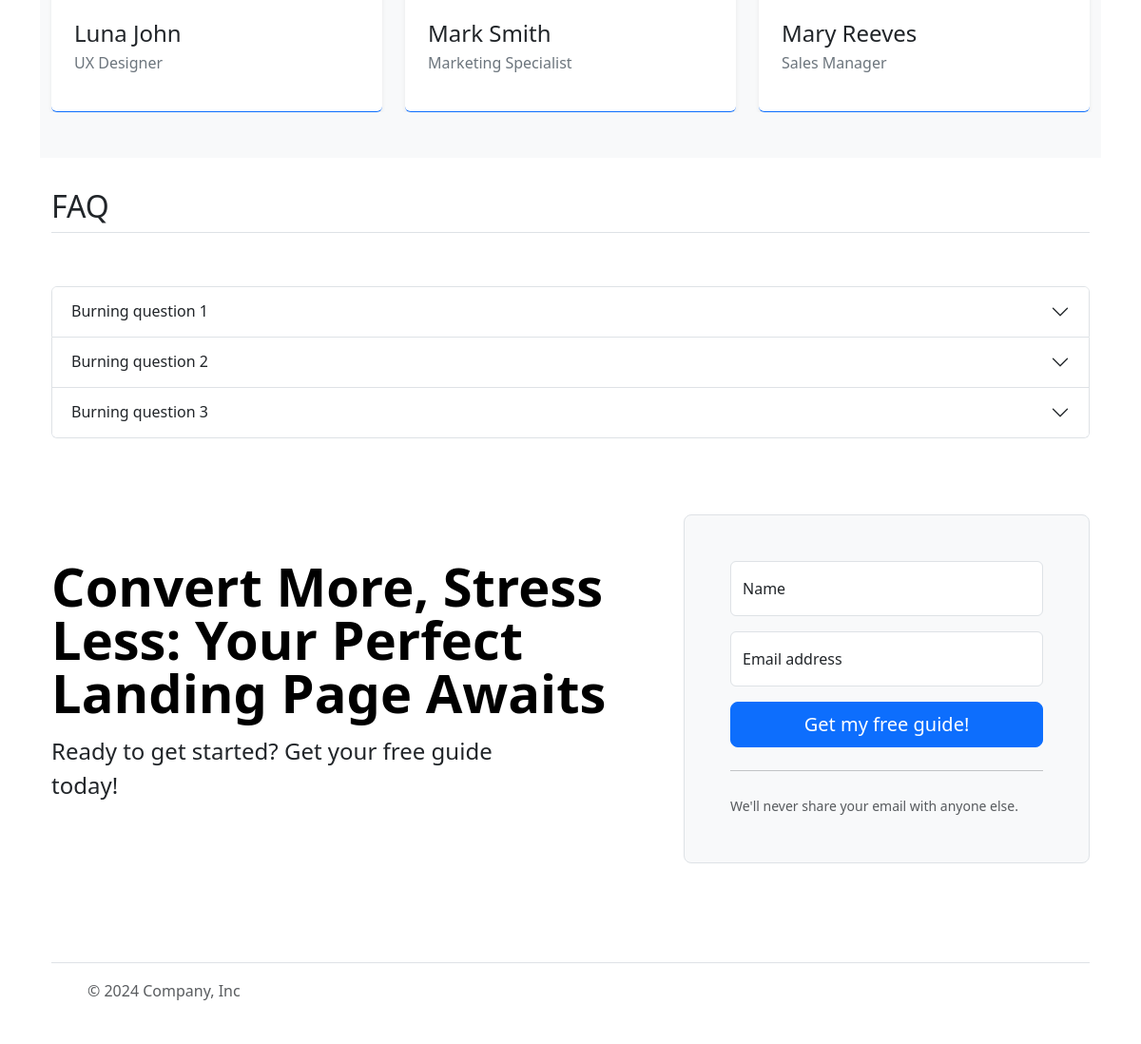
Before: / (lower part) with the older database file.
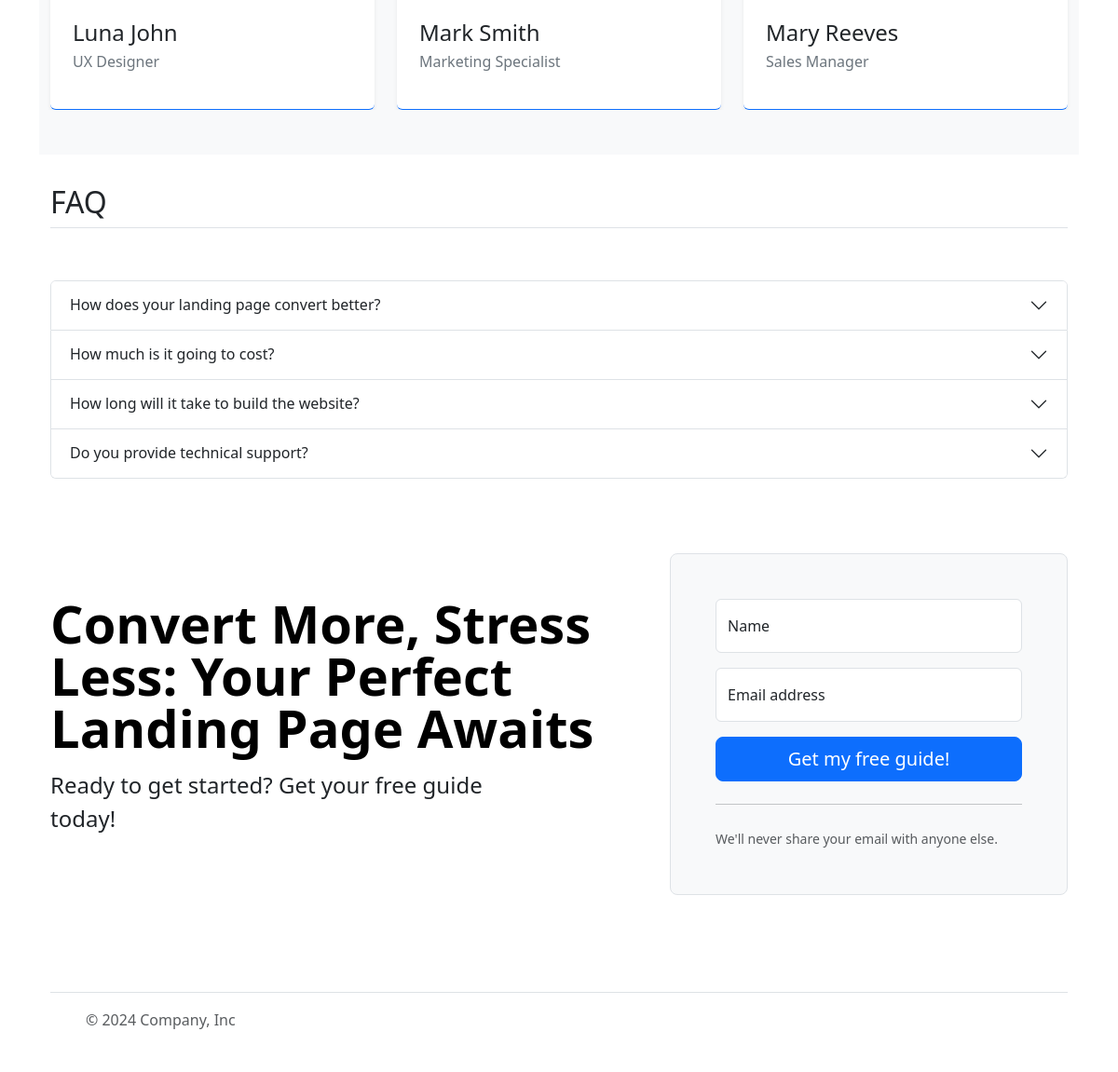
After: the same page with the newer database file.
### core/models.py (models this page shows, shortened)
class FAQ(models.Model):
    added_on = models.DateField(auto_now_add=True)
    question = models.CharField(max_length=1000)
    answer = models.TextField(max_length=500)

### core/views.py (the view)
# urls.py: path('', views.index, name='index'),
def index(request):
    form = LeadForm(request.POST or None)
    faqs = FAQ.objects.all()
    if form.is_valid():
        form.save()
        messages.success(request, 'Your form has been submitted, thank you!')
        return redirect('success')
    return render(request, 'core/index.html', {'faqs': faqs})

### core/templates/core/index.html (shortened to what this page needs)
{% extends 'core/base.html' %}
{% block content %}
<div class="container pt-3 pb-3">
    {% include 'core/social_proof.html' %}
</div>
<div class="container pt-3 pb-3">
{% include 'core/faq.html' %}
</div>
<div class="container pt-3 pb-3">
{% include 'core/cta.html' %}
</div>
<div class="container pt-3 pb-3">
{% include 'core/footer.html' %}
</div>
{% endblock content %}

### core/templates/core/base.html (shortened to what this page needs)
<!doctype html>
<html lang="en">
  <head>
    <link href="https://cdn.jsdelivr.net/npm/bootstrap@5.3.3/dist/css/bootstrap.min.css" rel="stylesheet">
  </head>
  <body>
    {% block content %}
    {% endblock content %}
  </body>
</html>

### core/templates/core/hero.html (shortened to what this page needs)
{% load static %}

### core/templates/core/benefits.html (shortened to what this page needs)
{% load static %}

### core/templates/core/social_proof.html (shortened to what this page needs)
{% load static %}
<section class="bg-light py-5 py-xl-8">
    <div class="container overflow-hidden">
      <div class="row gy-4 gy-md-0 gx-xxl-5">
        <div class="col-12 col-md-4">
          <div class="card border-0 border-bottom border-primary shadow-sm">
            <div class="card-body p-4 p-xxl-5">
              <figure>
                <figcaption>
                  <h4 class="mb-2">Luna John</h4>
                  <h5 class="fs-6 text-secondary mb-0">UX Designer</h5>
                </figcaption>
              </figure>
            </div>
          </div>
        </div>
        <div class="col-12 col-md-4">
          <div class="card border-0 border-bottom border-primary shadow-sm">
            <div class="card-body p-4 p-xxl-5">
              <figure>
                <figcaption>
                  <h4 class="mb-2">Mark Smith</h4>
                  <h5 class="fs-6 text-secondary mb-0">Marketing Specialist</h5>
                </figcaption>
              </figure>
            </div>
          </div>
        </div>
        <div class="col-12 col-md-4">
          <div class="card border-0 border-bottom border-primary shadow-sm">
            <div class="card-body p-4 p-xxl-5">
              <figure>
                <figcaption>
                  <h4 class="mb-2">Mary Reeves</h4>
                  <h5 class="fs-6 text-secondary mb-0">Sales Manager</h5>
                </figcaption>
              </figure>
            </div>
          </div>
        </div>
      </div>
    </div>
  </section>

### core/templates/core/faq.html (shortened to what this page needs)
<div class="container pb-4">
  <h2 class="pb-2 border-bottom">FAQ</h2>
</div>
<div class="container pt-4 text-center">
<div class="accordion" id="accordionExample">
    {% for faq in faqs %}
    <div class="accordion-item">
      <h2 class="accordion-header">
        <button class="accordion-button collapsed" type="button" data-bs-toggle="collapse" data-bs-target="#{{ faq.id }}" aria-expanded="false" aria-controls="{{ faq.id }}">
          {{ faq.question }}
        </button>
      </h2>
    </div>
    {% endfor %}
  </div>
</div>

### core/templates/core/cta.html (shortened to what this page needs)
<div class="container ">
    <div class="row align-items-center g-lg-5 py-5">
      <div class="col-lg-7 text-center text-lg-start">
        <h1 class="display-4 fw-bold lh-1 text-body-emphasis mb-3">Convert More, Stress Less: Your Perfect Landing Page Awaits</h1>
        <p class="col-lg-10 fs-4">Ready to get started? Get your free guide today!</p>
      </div>
      <div class="col-md-10 mx-auto col-lg-5">
        <form class="p-4 p-md-5 border rounded-3 bg-body-tertiary" method="POST">
          <div class="form-floating mb-3">
            <input type="text" class="form-control" name="name" placeholder="Jane Doe">
            <label for="floatingInput">Name</label>
          </div>
          <div class="form-floating mb-3">
            <input type="email" class="form-control" name="email" placeholder="name@example.com">
            <label for="floatingInput">Email address</label>
          </div>
          <button class="w-100 btn btn-lg btn-primary" type="submit">Get my free guide!</button>
          <hr class="my-4">
          <small class="text-body-secondary">We'll never share your email with anyone else.</small>
        </form>
      </div>
    </div>
  </div>

### core/templates/core/footer.html
<div class="container">
    <footer class="d-flex flex-wrap justify-content-between align-items-center py-3 my-4 border-top">
      <div class="col-md-4 d-flex align-items-center">
        <a href="/" class="mb-3 me-2 mb-md-0 text-body-secondary text-decoration-none lh-1">
          <svg class="bi" width="30" height="24"><use xlink:href="#bootstrap"/></svg>
        </a>
        <span class="mb-3 mb-md-0 text-body-secondary">&copy; 2024 Company, Inc</span>
      </div>
      <ul class="nav col-md-4 justify-content-end list-unstyled d-flex">
        <li class="ms-3"><a class="text-body-secondary" href="#"><svg class="bi" width="24" height="24"><use xlink:href="#twitter"/></svg></a></li>
        <li class="ms-3"><a class="text-body-secondary" href="#"><svg class="bi" width="24" height="24"><use xlink:href="#instagram"/></svg></a></li>
        <li class="ms-3"><a class="text-body-secondary" href="#"><svg class="bi" width="24" height="24"><use xlink:href="#facebook"/></svg></a></li>
      </ul>
    </footer>
  </div>

Changed rows visible on the page:
changed FAQ: question "Burning question 1" → "How does your landing page convert better?"
changed FAQ: question "Burning question 2" → "How much is it going to cost?"
changed FAQ: question "Burning question 3" → "How long will it take to build the website?"
added FAQ: question "Do you provide technical support?"
